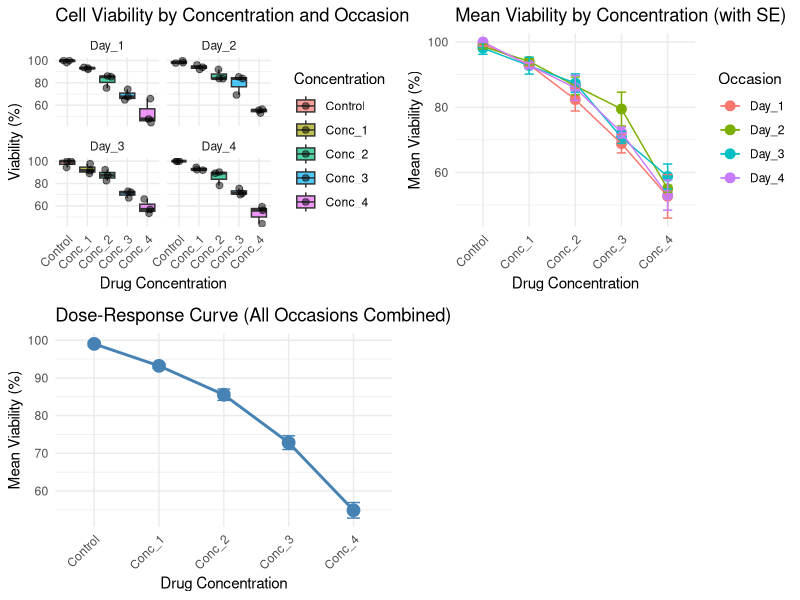
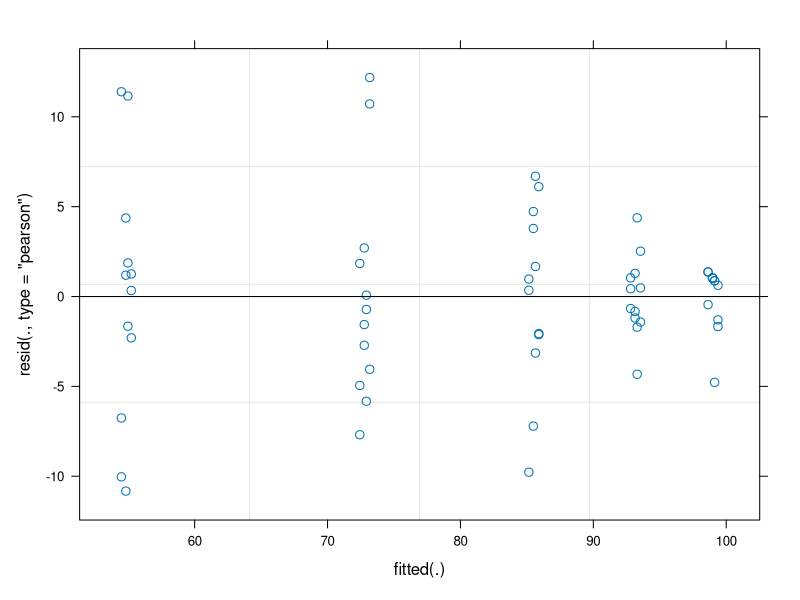

The R source for these figures, in order: (Note: this script raises an error after producing the figures.)
# Steel's (Dunnett's) Test Analysis for Drug Toxicity Data
# Analysis of cell viability across drug concentrations with repeated measures (occasions)
# 3 technical replicates per concentration per occasion
# 4 occasions (different days, same cell line)

# Clear workspace
rm(list = ls())

# ============================================================================
# 1. LOAD REQUIRED LIBRARIES
# ============================================================================

packages <- c("tidyverse", "multcomp", "car", "lme4", "emmeans", "ggplot2", "gridExtra")

for (pkg in packages) {
  if (!require(pkg, character.only = TRUE)) {
    install.packages(pkg)
    library(pkg, character.only = TRUE)
  }
}

# ============================================================================
# 2. CREATE SAMPLE DATA (REPLACE WITH YOUR OWN)
# ============================================================================

# This creates a realistic sample dataset
# Replace this section with your actual data import (e.g., read.csv())

set.seed(42)

# Create sample data: cell viability (%) for 4 concentrations + control
# 3 technical replicates × 4 occasions = 12 observations per concentration

data_toxicity <- expand_grid(
  occasion = factor(1:4, labels = c("Day_1", "Day_2", "Day_3", "Day_4")),
  replicate = factor(1:3, labels = c("Rep_1", "Rep_2", "Rep_3")),
  concentration = factor(
    c("Control", "Conc_1", "Conc_2", "Conc_3", "Conc_4"),
    levels = c("Control", "Conc_1", "Conc_2", "Conc_3", "Conc_4")
  )
) %>%
  mutate(
    # Simulate viability data with dose-dependent decrease
    viability = case_when(
      concentration == "Control" ~ rnorm(n(), mean = 98, sd = 3),
      concentration == "Conc_1" ~ rnorm(n(), mean = 92, sd = 4),
      concentration == "Conc_2" ~ rnorm(n(), mean = 85, sd = 5),
      concentration == "Conc_3" ~ rnorm(n(), mean = 72, sd = 6),
      concentration == "Conc_4" ~ rnorm(n(), mean = 55, sd = 8)
    ),
    # Add occasion effect (e.g., slight batch variation)
    viability = viability + as.numeric(occasion) * 0.5,
    # Ensure viability is between 0 and 100
    viability = pmax(0, pmin(100, viability))
  ) %>%
  arrange(occasion, concentration, replicate)

# Display first rows
head(data_toxicity, 12)
print("Data structure:")
str(data_toxicity)

# ============================================================================
# 3. DESCRIPTIVE STATISTICS
# ============================================================================

cat("\n========== DESCRIPTIVE STATISTICS ==========\n")

# Summary by concentration
summary_by_conc <- data_toxicity %>%
  group_by(concentration) %>%
  summarise(
    N = n(),
    Mean = mean(viability, na.rm = TRUE),
    SD = sd(viability, na.rm = TRUE),
    Min = min(viability, na.rm = TRUE),
    Max = max(viability, na.rm = TRUE),
    SE = SD / sqrt(N),
    .groups = "drop"
  )

print("Summary by Concentration:")
print(summary_by_conc)

# Summary by occasion
summary_by_occasion <- data_toxicity %>%
  group_by(occasion) %>%
  summarise(
    N = n(),
    Mean = mean(viability, na.rm = TRUE),
    SD = sd(viability, na.rm = TRUE),
    .groups = "drop"
  )

print("\nSummary by Occasion:")
print(summary_by_occasion)

# Summary by concentration and occasion
summary_by_both <- data_toxicity %>%
  group_by(concentration, occasion) %>%
  summarise(
    N = n(),
    Mean = mean(viability, na.rm = TRUE),
    SD = sd(viability, na.rm = TRUE),
    .groups = "drop"
  )

print("\nSummary by Concentration and Occasion:")
print(summary_by_both)

# ============================================================================
# 4. VISUALIZATION
# ============================================================================

cat("\n========== CREATING VISUALIZATIONS ==========\n")

# Plot 1: Box plot of viability by concentration
plot1 <- ggplot(data_toxicity, aes(x = concentration, y = viability, fill = concentration)) +
  geom_boxplot(alpha = 0.7) +
  geom_jitter(width = 0.2, alpha = 0.5, size = 2) +
  facet_wrap(~occasion) +
  labs(
    title = "Cell Viability by Concentration and Occasion",
    x = "Drug Concentration",
    y = "Viability (%)",
    fill = "Concentration"
  ) +
  theme_minimal() +
  theme(axis.text.x = element_text(angle = 45, hjust = 1))

# Plot 2: Line plot showing dose-response across occasions
plot2 <- data_toxicity %>%
  group_by(concentration, occasion) %>%
  summarise(Mean = mean(viability), SE = sd(viability) / sqrt(n()), .groups = "drop") %>%
  ggplot(aes(x = concentration, y = Mean, color = occasion, group = occasion)) +
  geom_point(size = 3) +
  geom_line() +
  geom_errorbar(aes(ymin = Mean - SE, ymax = Mean + SE), width = 0.2) +
  labs(
    title = "Mean Viability by Concentration (with SE)",
    x = "Drug Concentration",
    y = "Mean Viability (%)",
    color = "Occasion"
  ) +
  theme_minimal() +
  theme(axis.text.x = element_text(angle = 45, hjust = 1))

# Plot 3: Dose-response curve (collapsed across occasions)
plot3 <- data_toxicity %>%
  group_by(concentration) %>%
  summarise(Mean = mean(viability), SE = sd(viability) / sqrt(n()), .groups = "drop") %>%
  ggplot(aes(x = concentration, y = Mean)) +
  geom_point(size = 4, color = "steelblue") +
  geom_line(aes(group = 1), color = "steelblue", size = 1) +
  geom_errorbar(aes(ymin = Mean - SE, ymax = Mean + SE), width = 0.2, color = "steelblue") +
  labs(
    title = "Dose-Response Curve (All Occasions Combined)",
    x = "Drug Concentration",
    y = "Mean Viability (%)"
  ) +
  theme_minimal() +
  theme(axis.text.x = element_text(angle = 45, hjust = 1))

# Combine and display plots
combined_plots <- gridExtra::grid.arrange(plot1, plot2, plot3, nrow = 2)
print(combined_plots)

# Save plots
ggsave("toxicity_analysis_plots.pdf", combined_plots, width = 14, height = 10)
cat("Plots saved to: toxicity_analysis_plots.pdf\n")

# ============================================================================
# 5. LINEAR MIXED EFFECTS MODEL (for repeated measures)
# ============================================================================

cat("\n========== LINEAR MIXED EFFECTS MODEL ==========\n")

# Fit mixed model with random intercept for occasion (repeated measures)
# Fixed effects: concentration
# Random effects: occasion (accounts for between-day variation)

model_lme <- lme4::lmer(
  viability ~ concentration + (1 | occasion),
  data = data_toxicity,
  REML = TRUE
)

print(summary(model_lme))

# Model diagnostics
cat("\n--- Model Diagnostics ---\n")
print("Residual plot:")
plot(model_lme)

# Check assumptions
residuals_lme <- residuals(model_lme)
shapiro_test <- shapiro.test(residuals_lme)
cat("\nShapiro-Wilk test for normality of residuals:\n")
print(shapiro_test)

# Variance homogeneity test (Levene's test)
data_toxicity$fitted_values <- predict(model_lme)
levene_test <- car::leveneTest(residuals_lme ~ data_toxicity$concentration)
cat("\nLevene's test for homogeneity of variance:\n")
print(levene_test)

# ============================================================================
# 6. STEEL'S TEST (Dunnett's Test) - Compare Each Concentration to Control
# ============================================================================

cat("\n========== STEEL'S TEST (DUNNETT'S TEST) ==========\n")
cat("Testing whether each concentration differs significantly from Control\n")

# Using emmeans for contrasts
emmeans_fit <- emmeans::emmeans(model_lme, ~concentration)

# Dunnett test: compare all treatments to control
dunnett_contrasts <- emmeans::contrast(emmeans_fit, method = "dunnett", ref = 1)
print(summary(dunnett_contrasts, adjust = "dunnett"))

# Convert to a more readable format
dunnett_results <- summary(dunnett_contrasts, adjust = "dunnett") %>%
  as.data.frame() %>%
  mutate(
    Significant = ifelse(p.value < 0.05, "***", ""),
    p.value = round(p.value, 4)
  )

cat("\n--- Dunnett's Test Results ---\n")
cat("Null hypothesis: Each concentration has the same viability as Control\n")
cat("Adjusted p-values (Dunnett correction):\n\n")
print(dunnett_results)

# ============================================================================
# 7. TREND TEST (Linear Contrast for Dose-Response)
# ============================================================================

cat("\n========== TREND TEST (Linear Dose-Response) ==========\n")

# Create numeric dose variable (assuming ordered concentrations)
data_toxicity_dose <- data_toxicity %>%
  mutate(dose = case_when(
    concentration == "Control" ~ 0,
    concentration == "Conc_1" ~ 1,
    concentration == "Conc_2" ~ 2,
    concentration == "Conc_3" ~ 3,
    concentration == "Conc_4" ~ 4
  ))

# Fit model with dose as continuous variable
model_dose <- lme4::lmer(
  viability ~ dose + (1 | occasion),
  data = data_toxicity_dose,
  REML = TRUE
)

print(summary(model_dose))

# Extract dose effect
dose_coef <- fixef(model_dose)["dose"]
cat(sprintf("\nDose coefficient: %.4f\n", dose_coef))
cat("Interpretation: For each unit increase in concentration,\n")
cat(sprintf("viability decreases by approximately %.2f%%\n", abs(dose_coef)))

# Test if trend is significant
cat("\nLinear trend test (from dose model):\n")
trend_summary <- summary(model_dose)
print(trend_summary)

# ============================================================================
# 8. COMPREHENSIVE RESULTS TABLE
# ============================================================================

cat("\n========== COMPREHENSIVE RESULTS TABLE ==========\n")

results_table <- emmeans_fit %>%
  as.data.frame() %>%
  mutate(
    concentration = concentration,
    Mean_Viability = round(emmean, 2),
    SE = round(SE, 2),
    CI_Lower = round(lower.CL, 2),
    CI_Upper = round(upper.CL, 2)
  ) %>%
  select(concentration, Mean_Viability, SE, CI_Lower, CI_Upper)

print(results_table)

# ============================================================================
# 9. SAVE RESULTS
# ============================================================================

cat("\n========== SAVING RESULTS ==========\n")

# Save results table
write.csv(results_table, "toxicity_results_table.csv", row.names = FALSE)
write.csv(dunnett_results, "dunnett_test_results.csv", row.names = FALSE)
write.csv(summary_by_conc, "summary_statistics.csv", row.names = FALSE)

cat("Results saved:\n")
cat("  - toxicity_results_table.csv\n")
cat("  - dunnett_test_results.csv\n")
cat("  - summary_statistics.csv\n")

# ============================================================================
# 10. SUMMARY AND INTERPRETATION
# ============================================================================

cat("\n========== SUMMARY AND INTERPRETATION ==========\n")
cat("\n1. DOSE-RESPONSE RELATIONSHIP:\n")
if (abs(dose_coef) > 0.1 && summary(model_dose)$coefficients["dose", "Pr(>|t|)"] < 0.05) {
  cat("   ✓ Significant negative linear trend detected\n")
  cat("   ✓ Cell viability significantly decreases with increasing drug concentration\n")
} else {
  cat("   ✗ No significant linear dose-response trend detected\n")
}

cat("\n2. CONCENTRATION-SPECIFIC EFFECTS (vs. Control):\n")
sig_contrasts <- dunnett_results %>% filter(p.value < 0.05)
if (nrow(sig_contrasts) > 0) {
  cat(sprintf("   ✓ %d concentration(s) show significant reduction in viability:\n", nrow(sig_contrasts)))
  for (i in 1:nrow(sig_contrasts)) {
    cat(sprintf("     - %s (p = %.4f)\n", sig_contrasts$contrast[i], sig_contrasts$p.value[i]))
  }
} else {
  cat("   ✗ No concentrations show significant reduction compared to control\n")
}

cat("\n3. REPEATED MEASURES EFFECT (Occasion variability):\n")
random_effect_var <- as.numeric(VarCorr(model_lme)$occasion)
residual_var <- attr(VarCorr(model_lme), "sc")^2
cat(sprintf("   - Between-occasion variance: %.2f\n", random_effect_var))
cat(sprintf("   - Residual variance: %.2f\n", residual_var))
cat(sprintf("   - Ratio: %.2f%%\n", 100 * random_effect_var / (random_effect_var + residual_var)))

cat("\n========== ANALYSIS COMPLETE ==========\n")
